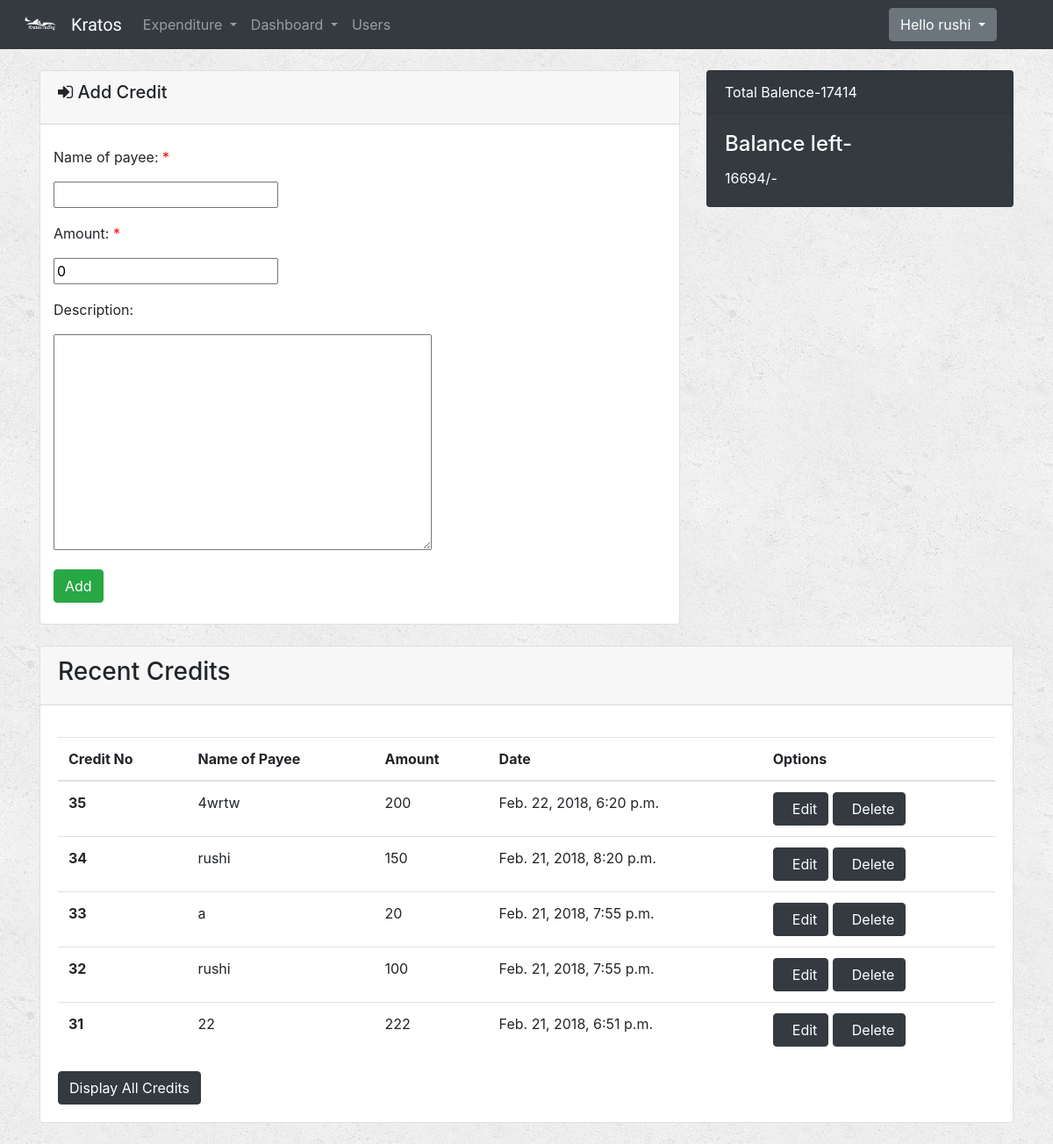
Page /credits/ (signed in) on the earlier database version.
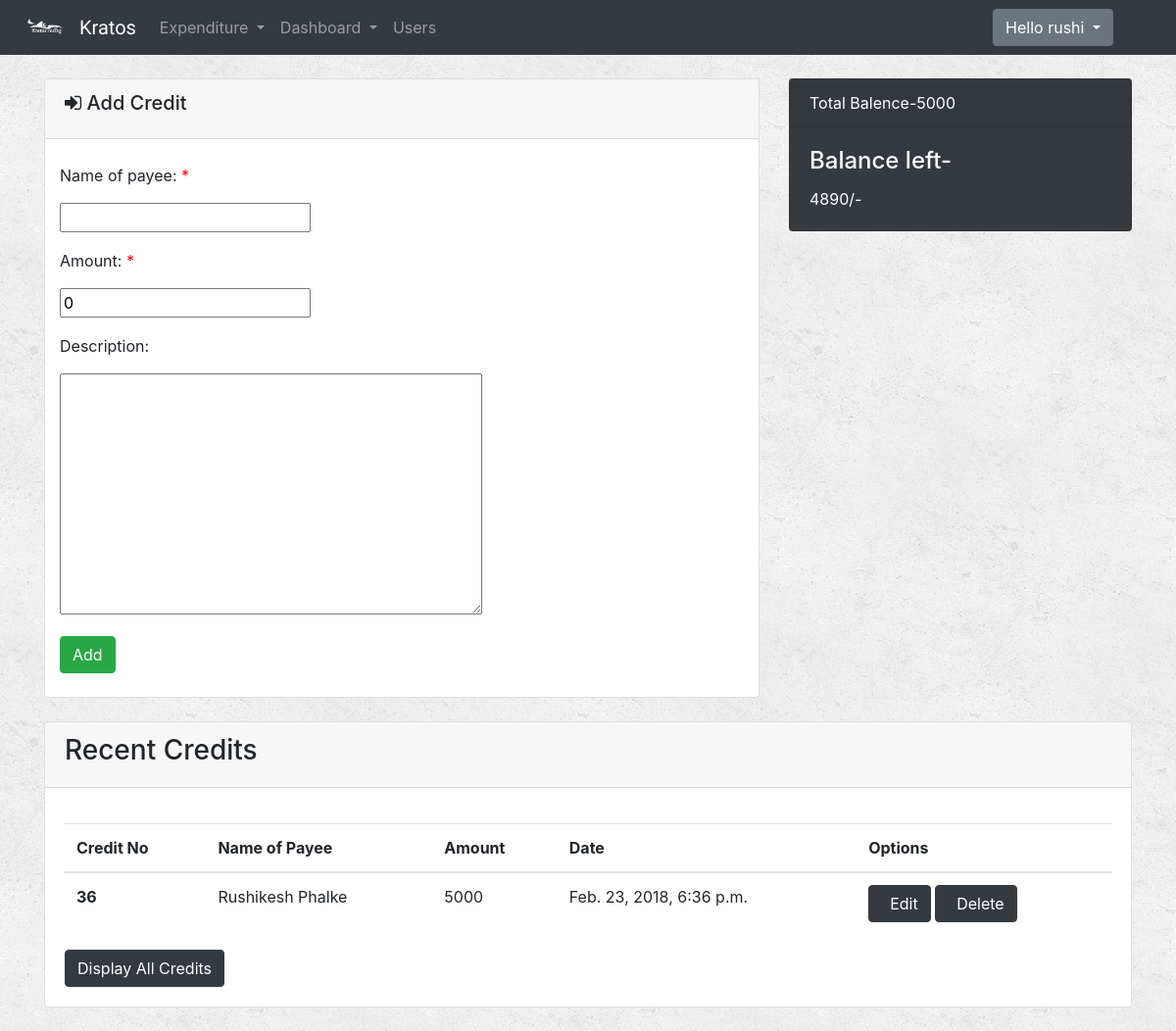
Same page on the later database version.
### Expenditure/models.py (models this page shows)
class Balence(models.Model):
    balence=models.IntegerField()           #id=1 Hold current Balence
    '''when amount is credited balence=balence+amount
       when amount is debited balence=balence-amount'''

class Credits(models.Model):
    name_of_payee=models.CharField(max_length=250)
    amount=models.IntegerField(default=0)
    description=models.TextField(blank=True)
    user = models.ForeignKey(User, default=1) #username who has added this entry
    date_time=models.DateTimeField(default=datetime.now, blank=True)        #system date and time

### Expenditure/views.py (the view, shortened to what this page needs)
# urls.py: url(r'^credits/$', views.credits,name='credits'),
def credits(request):
    if request.user.is_authenticated():
        form = CreditsForm(request.POST or None)
        credits_object = Credits.objects.order_by('-date_time')[:5]
        context = {
            "form": form,
            "credits": credits_object,
            "balence": Balence.objects.get(id=1),
            "balenceT": Balence.objects.get(id=2),
        }
        return render(request, 'Expenditure/credit_form.html', context)
    else:
        return render(request, 'Expenditure/login.html')

### Expenditure/forms.py
class CreditsForm(forms.ModelForm):
    class Meta:
        model = Credits
        fields = ['name_of_payee','amount','description']

### Expenditure/templates/Expenditure/credit_form.html (shortened to what this page needs)
{% extends 'Expenditure/base.html' %}
{% block body %}
<div class="container">
    <div class="row mt-4">
        <div class="col-sm-8">
            <div class="card">
                <div class="card-header p-b-0">
                    <h5 class="card-title">
                        <i class="fa fa-sign-in" aria-hidden="true"></i>
                        Add Credit
					</h5>
				</div>
                <div class="card-block">
                    <br>
                    <form class="form-horizontal" role="form" action="" method="post" enctype="multipart/form-data">
                        {% include 'Expenditure/form_template.html' %}
                        <div class="col-sm-offset-2 col-sm-10">
                            <button type="submit" class="btn btn-success">Add</button>
                        </div>
                    </form>
				</div>
            </div>
        </div>
        <div class="col-sm-4">
            <div class="card text-white bg-dark">
                <div class="card-header">Total Balence-{{ balenceT.balence }}</div>
                <div class="card-body">
                    <h4 class="card-title">Balance left-</h4>
                    <p class="card-text">{{ balence.balence }}/-</p>
                </div>
            </div>
        </div>
    </div>
    <br>
    <div class="card">
      <div class="card-header">
        <h3>Recent Credits</h3>
      </div>
      <div class="card-body">
        <p class="card-text">
            <table class="table">
                    <thead class="thead-inverse">
                    <tr>
                        <th>Credit No</th>
                        <th>Name of Payee</th>
                        <th>Amount</th>
                        <th>Date</th>
                        <th>Options</th>
                    </tr>
                    </thead>
                    <tbody>
                    {% for credit in credits%}
                    <tr>
                        <th scope="row">{{credit.id}}</th>
                        <td>{{credit.name_of_payee}}</td>
                        <td>{{credit.amount}}</td>
                        <td>{{credit.date_time}}</td>
                        <td>
                            <a href="{% url 'Expenditure:edit_credit' credit.id %}">
                            <button type="button" class="btn btn-dark">
                                &nbsp; Edit
                            </button>
                            </a>
                            <a href="{% url 'Expenditure:delete_credit' credit.id %}">
                            <button type="button" class="btn btn-dark">
                                &nbsp; Delete
                            </button>
                            </a>
                        </td>
                    </tr>
                    {% endfor %}
                    </tbody>
                </table>
        </p>
        <button type="button" class="btn btn-dark center">Display All Credits</button>
      </div>
    </div>
    <br>
</div>
{% endblock %}

Differences in the rows shown:
removed Credits: id "35", name_of_payee "4wrtw", amount "200", date_time "Feb. 22, 2018, 6:20 p.m."
removed Credits: id "34", name_of_payee "rushi", amount "150", date_time "Feb. 21, 2018, 8:20 p.m."
removed Credits: id "33", name_of_payee "a", amount "20", date_time "Feb. 21, 2018, 7:55 p.m."
removed Credits: id "32", name_of_payee "rushi", amount "100", date_time "Feb. 21, 2018, 7:55 p.m."
removed Credits: id "31", name_of_payee "22", amount "222", date_time "Feb. 21, 2018, 6:51 p.m."
changed Balence (number 1 of 2 on the later page): balence "17414" → "5000"
changed Balence (number 2 of 2 on the later page): balence "16694" → "4890"
added Credits: id "36", name_of_payee "Rushikesh Phalke", amount "5000", date_time "Feb. 23, 2018, 6:36 p.m."
